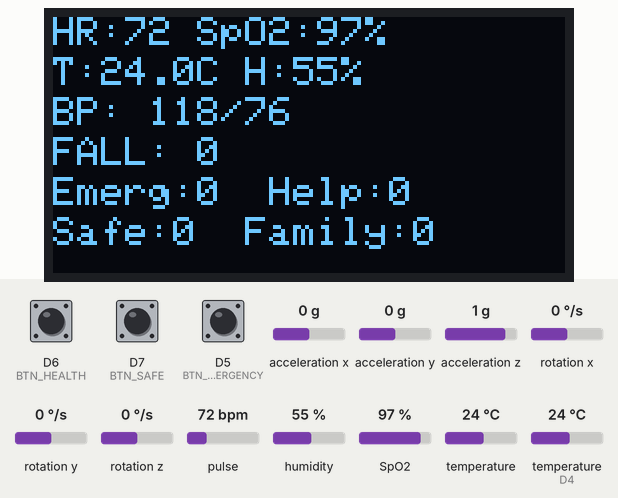
Simulated run of this sketch. Board: ESP8266 (NodeMCU). On the bench: 128×64 one-colour display. The test bench sets the inputs (shaded band); at power-on: pulse 72 bpm, humidity 55 %, D6 (BTN_HEALTH) HIGH, D7 (BTN_SAFE) HIGH, D5 (BTN_EMERGENCY) HIGH, acceleration x 0 g, acceleration y 0 g, acceleration z 1 g, rotation x 0 °/s, rotation y 0 °/s, rotation z 0 °/s, SpO2 97 %, temperature 24 °C, temperature (sensor on D4) 24 °C. WiFi joins after 1.5 s; servers stay silent unless stated; what the sketch prints to the serial monitor is not drawn.

Above: at 4.7 s.
4.8 s: pulse set to 100 bpm
At 7.6 s:
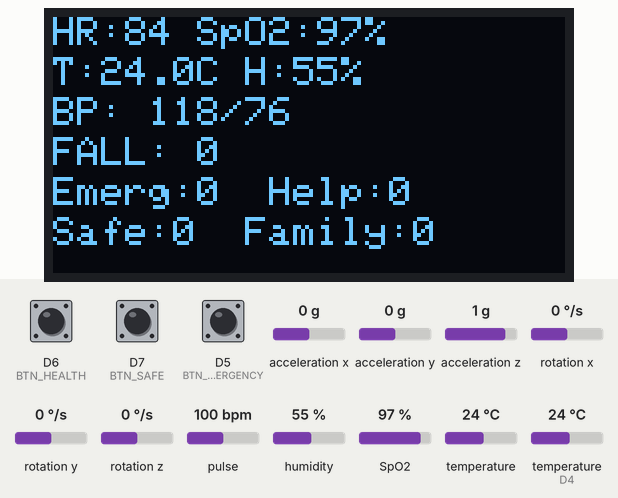
10.8 s: humidity set to 22 %
At 13.6 s:
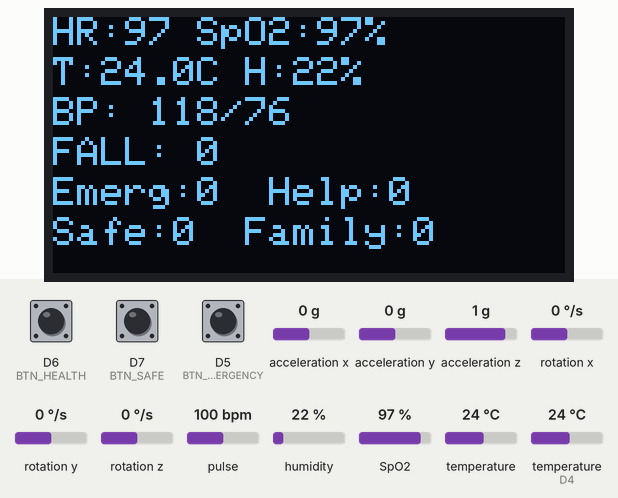
14.1 s: pulse set to 70 bpm
At 15.8 s:
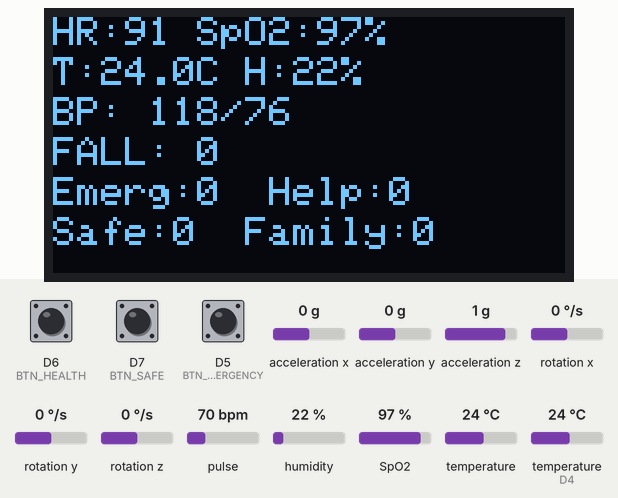
16.1 s: D6 (BTN_HEALTH) pulled LOW for 1 s
At 17.1 s:
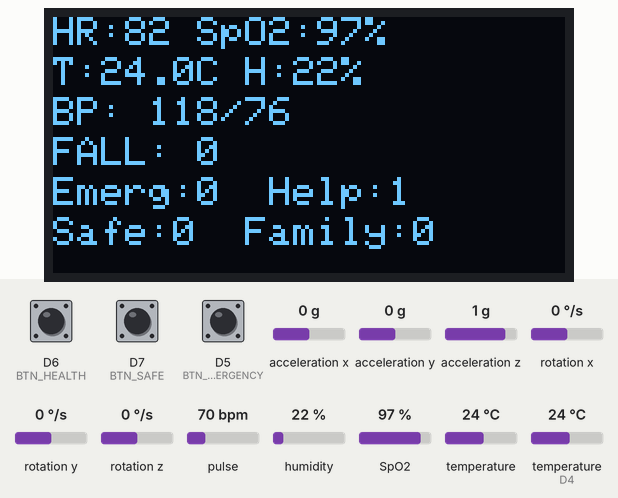
18.6 s: D7 (BTN_SAFE) pulled LOW for 1 s
At 19.6 s:
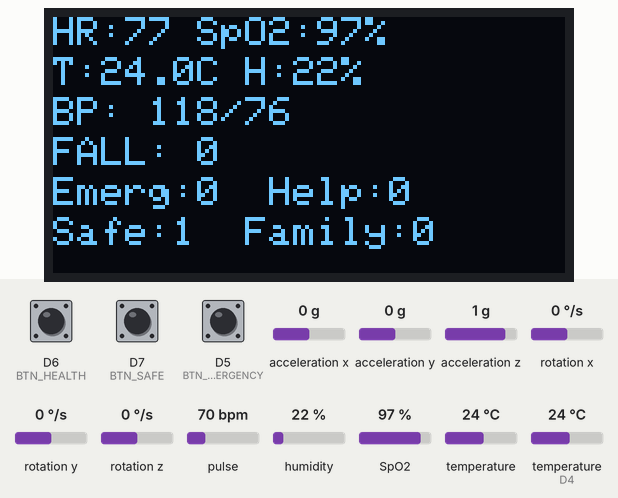
21.7 s: D5 (BTN_EMERGENCY) pulled LOW for 1 s
At 22.6 s:
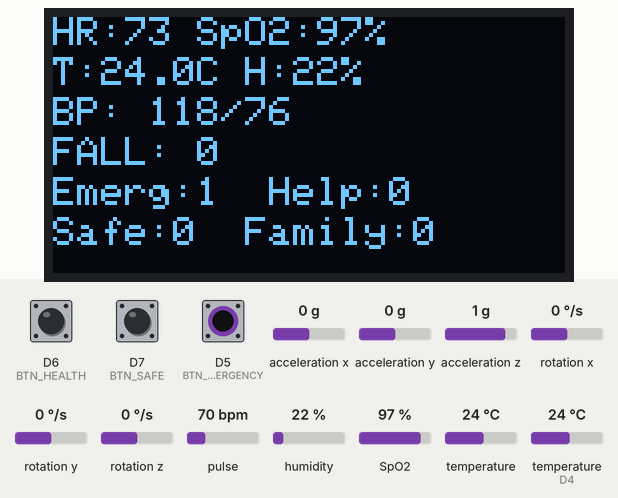
Timing chart, 0 to 24.7 s (numbered marks = the images above; inputs shaded):
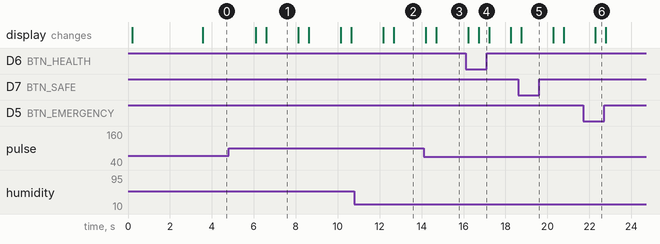

The sketch:

ESP8266_B_TX.ino
```cpp
// ---------- File: esp8266_b_oled_fields_client_final.ino  (ESP8266_B)
// Role: Sensors + OLED + TCP client (NO Firebase).
// Sends ONLY the fields shown on the OLED every 5 s to ESP8266_A (192.168.4.1:5000).
// HR is constrained to [60..110]. If finger not detected or value invalid/out-of-range,
// it keeps sending the previous good values (defaults: HR=75, SpO2=97, BP=118/76).
// Serial Monitor: 115200 baud

// --- Fix Arduino auto-prototype issue (must be before any prototypes Arduino may inject) ---
struct Debounce;
static void deb_update(Debounce &d);

// ---------------------- Includes ----------------------
#include <Arduino.h>
#include <ESP8266WiFi.h>
#include <Wire.h>
#include <Adafruit_GFX.h>
#include <Adafruit_SSD1306.h>
#include <Adafruit_Sensor.h>
#include <Adafruit_MPU6050.h>
#include <DHT.h>

// Silence I2C_BUFFER_LENGTH redefinition warning from SparkFun MAX30105
#ifdef I2C_BUFFER_LENGTH
#undef I2C_BUFFER_LENGTH
#endif
#include <MAX30105.h>
#include "spo2_algorithm.h"

#include <math.h>

// ---------------------- Wi-Fi / TCP ----------------------
static const char* STA_SSID = "ESP_A_AP";     // <--- match ESP8266_A
static const char* STA_PASS = "12345678";     // <--- match ESP8266_A (>=8 chars)
static const char* HOST     = "192.168.4.1";
static const uint16_t PORT  = 5000;

WiFiClient tcp;
uint32_t t_net = 0;
const uint32_t NET_MS = 5000;

void connectWiFi() {
  WiFi.persistent(false);
  WiFi.mode(WIFI_STA);
  WiFi.setSleep(false);
  WiFi.begin(STA_SSID, STA_PASS);
  Serial.print("[NET] Connecting");
  while (WiFi.status() != WL_CONNECTED) { Serial.print("."); delay(400); }
  Serial.printf("\n[NET] WiFi OK, IP: %s\n", WiFi.localIP().toString().c_str());
}
bool connectTCP() {
  Serial.printf("[NET] TCP %s:%u\n", HOST, PORT);
  if (tcp.connect(HOST, PORT)) { tcp.setNoDelay(true); Serial.println("[NET] TCP connected"); return true; }
  Serial.println("[NET] TCP connect FAILED"); return false;
}

// ---------------------- OLED ----------------------
#define OLED_ADDR 0x3C
#define OLED_SDA  D2
#define OLED_SCL  D1
#define OLED_RST  -1
#define OLED_W    128
#define OLED_H    64
Adafruit_SSD1306 oled(OLED_W, OLED_H, &Wire, OLED_RST);

// ---------------------- DHT11 ----------------------
#define DHTPIN  D4
#define DHTTYPE DHT11
DHT dht(DHTPIN, DHTTYPE);

// ---------------------- MAX3010x ----------------------
MAX30105 mx;
bool mx_ok = false;
#define BUF_LEN 100
static uint32_t irBuf[BUF_LEN], redBuf[BUF_LEN];
static int bufPos = 0;
int32_t spo2_alg = 0, heart_alg = 0;
int8_t  spo2_valid = 0, hr_valid = 0;
float   hr_ema = NAN, spo2_ema = NAN;
float   last_hr = NAN, last_spo2 = NAN;
bool    finger_ok = false;

// Finger detect tuned for your logs (DC ~27k, AC 600–3000)
const uint32_t FINGER_DC_MIN = 15000;
const uint32_t FINGER_AC_MIN = 300;
const float    HR_EMA_A = 0.25f;
const float    SPO2_EMA_A = 0.20f;

// ---------------------- MPU6050 ----------------------
Adafruit_MPU6050 mpu;
bool mpu_ok = false;

const float G = 9.80665f;
const float IMPACT_G        = 2.5f;
const float TILT_DEG        = 60.0f;
const uint32_t IMPACT_WIN_MS= 700;
const uint32_t FALL_LATCH_MS= 5000;

enum FallState { IDLE, IMPACT_SEEN };
FallState fall_state = IDLE;
uint32_t  impact_t0 = 0;
bool      fall_latched = false;
uint32_t  fall_latch_until = 0;

// ---------------------- Buttons ----------------------
// NOTE: D3 (GPIO0) is a strap pin; don't hold it LOW during reset.
#define BTN_EMERGENCY   D5   // GPIO14
#define BTN_HEALTH      D6   // GPIO12
#define BTN_SAFE        D7   // GPIO13
#define BTN_FAMILY      D3   // GPIO0

struct Debounce {
  uint8_t pin; uint32_t lastMs; bool state; bool lastRaw;
};
Debounce db_emg{BTN_EMERGENCY,0,false,true};
Debounce db_hlp{BTN_HEALTH,   0,false,true};
Debounce db_safe{BTN_SAFE,    0,false,true};
Debounce db_fam{BTN_FAMILY,   0,false,true};

const uint16_t DB_MS = 25;

// ---------------------- Timers ----------------------
uint32_t t_disp = 0, t_algo = 0, t_log = 0;
const uint32_t DISP_MS = 500;
const uint32_t ALGO_MS = 1000;
const uint32_t LOG_MS  = 1000;

// ---------------------- OLED mirrored values (what we display & send) ----------------------
int   oled_hr   = 0;
int   oled_spo2 = 0;
float oled_temp = NAN;
float oled_hum  = NAN;
int   oled_bp_sys = 118, oled_bp_dia = 76;  // start with defaults
int   oled_fall = 0;
int   oled_btn_emg = 0, oled_btn_hlp = 0, oled_btn_safe = 0, oled_btn_fam = 0;

// ---- HR/SpO2 range & "previous good" logic ----
const int HR_MIN = 60;
const int HR_MAX = 110;
const uint32_t HOLD_MS = 3000;            // keep last good for brief dropouts

static uint32_t last_ok_ms = 0;
static float    last_ok_hr = NAN, last_ok_spo2 = NAN;

static int      hr_last_good_display = 75; // default until first valid
static bool     hr_have_good = false;

static int      spo2_last_good_display = 97; // default until first valid
static bool     spo2_have_good = false;

static int      bp_sys_last_good = 118;
static int      bp_dia_last_good = 76;
static bool     bp_have_good     = true;     // have defaults

// ---------------------- Helpers ----------------------
inline bool  validf(float x){ return !isnan(x) && x>0; }
inline float ema(float prev,float s,float a){ return validf(prev)?(a*s+(1-a)*prev):s; }

static void compute_dc_ac(const uint32_t *x,int n,uint32_t &dc,uint32_t &pp){
  uint64_t sum=0; uint32_t xmin=UINT32_MAX,xmax=0;
  for(int i=0;i<n;++i){ uint32_t v=x[i]; sum+=v; if(v<xmin)xmin=v; if(v>xmax)xmax=v; }
  dc=(uint32_t)(sum/(uint64_t)n); pp=(xmax>xmin)?(xmax-xmin):0;
}
static void read_mpu(float &gmag,float &pitch_deg,float &roll_deg){
  sensors_event_t a,g,temp; mpu.getEvent(&a,&g,&temp);
  float ax=a.acceleration.x, ay=a.acceleration.y, az=a.acceleration.z;
  float am=sqrtf(ax*ax+ay*ay+az*az); gmag=am/G;
  pitch_deg=atan2f(ax, sqrtf(ay*ay+az*az))*180.0f/PI;
  roll_deg =atan2f(ay, az)*180.0f/PI;
}
static void deb_update(Debounce &d){
  bool raw=(digitalRead(d.pin)==LOW); uint32_t now=millis();
  if(raw!=d.lastRaw){ d.lastMs=now; d.lastRaw=raw; }
  if((now-d.lastMs)>=DB_MS) d.state=raw;
}
static void estimate_bp(int hr,int spo2,int &sys,int &dia){
  float s=118.0f,d=76.0f;
  if(hr>0){ if(hr>100){ s+=6; d+=3; } else if(hr<55){ s-=5; d-=3; } }
  if(spo2>0){ if(spo2<93){ s+=6; d+=3; } else if(spo2>98){ s-=3; } }
  s=constrain(s,90.0f,150.0f); d=constrain(d,55.0f,100.0f);
  sys=(int)(s+0.5f); dia=(int)(d+0.5f);
}

// ---------------------- Setup ----------------------
void setup() {
  Serial.begin(115200); delay(150);

  Wire.begin(OLED_SDA, OLED_SCL);
  Wire.setClock(400000);

  // OLED
  if(!oled.begin(SSD1306_SWITCHCAPVCC, OLED_ADDR)){ Serial.println(F("SSD1306 fail")); for(;;); }
  oled.clearDisplay(); oled.setTextSize(1); oled.setTextColor(SSD1306_WHITE);
  oled.setCursor(0,0); oled.println("Wearable init..."); oled.display();

  // Wi-Fi / TCP
  connectWiFi();
  connectTCP();

  // DHT
  dht.begin();

  // MAX3010x
  mx_ok = mx.begin(Wire, 400000);
  if(!mx_ok){ Serial.println("MAX3010x not found."); }
  else{
    // setup(ledBrightness, sampleAverage, ledMode, sampleRate, pulseWidth, adcRange)
    mx.setup(0 /*unused here*/, 8 /*avg*/, 2 /*red+IR*/, 100 /*Hz*/, 411 /*us*/, 16384 /*range*/);
    mx.setPulseAmplitudeIR(0x24);   // modest currents to avoid clipping
    mx.setPulseAmplitudeRed(0x1F);

    // prefill FIFO window
    int filled=0; uint32_t t0=millis();
    while(filled<BUF_LEN && (millis()-t0)<1500){
      mx.check();
      while(mx.available() && filled<BUF_LEN){
        redBuf[filled]=mx.getFIFORed();
        irBuf[filled] =mx.getFIFOIR();
        mx.nextSample(); filled++;
      }
      delay(2); yield();
    }
  }

  // MPU6050
  mpu_ok = mpu.begin();
  if(!mpu_ok){ Serial.println("MPU6050 not found."); }
  else{
    mpu.setAccelerometerRange(MPU6050_RANGE_8_G);
    mpu.setGyroRange(MPU6050_RANGE_500_DEG);
    mpu.setFilterBandwidth(MPU6050_BAND_21_HZ);
  }

  // Buttons
  pinMode(BTN_EMERGENCY, INPUT_PULLUP);
  pinMode(BTN_HEALTH,    INPUT_PULLUP);
  pinMode(BTN_SAFE,      INPUT_PULLUP);
  pinMode(BTN_FAMILY,    INPUT_PULLUP);

  // CSV header (local)
  Serial.println("t_ms,HR,SpO2,TempC,Hum,IR_mean,IR_pp,Finger,Fall,g,Pitch,Roll,HR_valid,SpO2_valid,EMG,HELP,SAFE,FAM");
}

// ---------------------- Loop ----------------------
void loop() {
  const uint32_t now = millis();

  // Buttons
  deb_update(db_emg); deb_update(db_hlp); deb_update(db_safe); deb_update(db_fam);

  // MAX3010x
  static bool last_finger_state = false;
  if(mx_ok){
    mx.check();
    while(mx.available()){
      redBuf[bufPos]=mx.getFIFORed();
      irBuf[bufPos] =mx.getFIFOIR();
      bufPos=(bufPos+1)%BUF_LEN;
      mx.nextSample();
    }
    if(now - t_algo >= ALGO_MS){
      uint32_t irTmp[BUF_LEN], redTmp[BUF_LEN];
      for(int i=0;i<BUF_LEN;i++){ int idx=(bufPos+i)%BUF_LEN; irTmp[i]=irBuf[idx]; redTmp[i]=redBuf[idx]; }
      uint32_t dc=0, pp=0; compute_dc_ac(irTmp, BUF_LEN, dc, pp);

      // finger presence (with saturation guard)
      finger_ok = (dc >= FINGER_DC_MIN && dc <= 260000 && pp >= FINGER_AC_MIN);
      if (finger_ok != last_finger_state) {
        Serial.printf("[FINGER] %s (dc=%lu pp=%lu)\n", finger_ok ? "PRESENT" : "ABSENT",
                      (unsigned long)dc, (unsigned long)pp);
        last_finger_state = finger_ok;
      }

      maxim_heart_rate_and_oxygen_saturation(irTmp, BUF_LEN, redTmp,
                                             &spo2_alg, &spo2_valid,
                                             &heart_alg, &hr_valid);

      // Accept new data if finger present OR algo reports valid
      bool present = finger_ok || hr_valid || spo2_valid;

      if (present && hr_valid && heart_alg > 0) {
        hr_ema  = ema(hr_ema, (float)heart_alg, HR_EMA_A);
        last_hr = hr_ema;
        last_ok_hr = last_hr;
        last_ok_ms = now;
      }
      if (present && spo2_valid && spo2_alg > 0) {
        spo2_ema  = ema(spo2_ema, (float)spo2_alg, SPO2_EMA_A);
        last_spo2 = spo2_ema;
        last_ok_spo2 = last_spo2;
        last_ok_ms = now;
      }

      t_algo = now;
    }
  }

  // DHT11
  float humidity = dht.readHumidity();
  float temperature = dht.readTemperature();

  // MPU6050 + simple fall detect
  float gmag=NAN, pitch=NAN, roll=NAN;
  if(mpu_ok){
    read_mpu(gmag,pitch,roll);
    switch(fall_state){
      case IDLE: if(gmag>IMPACT_G){ fall_state=IMPACT_SEEN; impact_t0=now; } break;
      case IMPACT_SEEN:
        if(now - impact_t0 <= IMPACT_WIN_MS){
          if(fabsf(pitch)>=TILT_DEG || fabsf(roll)>=TILT_DEG){
            fall_latched=true; fall_latch_until=now+FALL_LATCH_MS; fall_state=IDLE;
          }
        } else { fall_state=IDLE; }
        break;
    }
    if(fall_latched && now>=fall_latch_until) fall_latched=false;
  }

  // ---- Compute OLED fields (HR constrained to 60..110; SpO2 & BP hold previous when no finger) ----
  // HR with short hold
  int hr_calc = validf(last_hr) ? (int)(last_hr + 0.5f)
            : (!isnan(last_ok_hr) && (now - last_ok_ms) < HOLD_MS ? (int)(last_ok_hr + 0.5f) : 0);

  int hr_final;
  if (finger_ok && hr_calc >= HR_MIN && hr_calc <= HR_MAX) {
    hr_final = hr_calc;
    hr_last_good_display = hr_final;
    hr_have_good = true;
  } else {
    hr_final = hr_have_good ? hr_last_good_display : 75;
  }
  oled_hr = constrain(hr_final, HR_MIN, HR_MAX);

  // SpO2 with short hold and previous-good fallback
  int s2_calc = validf(last_spo2) ? (int)(last_spo2 + 0.5f)
            : (!isnan(last_ok_spo2) && (now - last_ok_ms) < HOLD_MS ? (int)(last_ok_spo2 + 0.5f) : 0);

  int spo2_final;
  if (finger_ok && s2_calc > 0) {
    spo2_final = s2_calc;
    spo2_last_good_display = spo2_final;
    spo2_have_good = true;
  } else {
    spo2_final = spo2_have_good ? spo2_last_good_display : 97;
  }
  oled_spo2 = constrain(spo2_final, 85, 100);

  // Temp/Hum
  oled_temp = temperature;
  oled_hum  = humidity;

  // BP: update only when we accepted a new HR & SpO2; else keep previous/default
  if (finger_ok && oled_hr > 0 && oled_spo2 > 0) {
    estimate_bp(oled_hr, oled_spo2, oled_bp_sys, oled_bp_dia);
    bp_sys_last_good = oled_bp_sys;
    bp_dia_last_good = oled_bp_dia;
    bp_have_good = true;
  } else {
    if (bp_have_good) {
      oled_bp_sys = bp_sys_last_good;
      oled_bp_dia = bp_dia_last_good;
    } else {
      oled_bp_sys = 118; oled_bp_dia = 76;
    }
  }

  oled_fall = fall_latched ? 1 : 0;
  oled_btn_emg  = db_emg.state  ? 1 : 0;
  oled_btn_hlp  = db_hlp.state  ? 1 : 0;
  oled_btn_safe = db_safe.state ? 1 : 0;
  oled_btn_fam  = db_fam.state  ? 1 : 0;

  // OLED render
  if(now - t_disp >= DISP_MS){
    oled.clearDisplay(); oled.setTextSize(1); oled.setTextColor(SSD1306_WHITE);

    oled.setCursor(0,0);
    oled.print("HR:");   if(oled_hr)  { oled.print(oled_hr);  oled.print(" "); } else oled.print("-- ");
    oled.print("SpO2:"); if(oled_spo2){ oled.print(oled_spo2); oled.print("%"); } else oled.print("--");

    oled.setCursor(0,10);
    if(!isnan(oled_temp) && !isnan(oled_hum)){
      oled.print("T:"); oled.print(oled_temp,1); oled.print("C H:"); oled.print((int)oled_hum); oled.print("%");
    } else { oled.print("DHT: NA"); }

    oled.setCursor(0,20);
    if(oled_bp_sys>0){ oled.print("BP: "); oled.print(oled_bp_sys); oled.print("/"); oled.print(oled_bp_dia); }
    else              { oled.print("BP: --/--"); }

    oled.setCursor(0,30); oled.print("FALL: "); oled.print(oled_fall);

    oled.setCursor(0,40); oled.print("Emerg:"); oled.print(oled_btn_emg);  oled.print("  Help:");  oled.print(oled_btn_hlp);
    oled.setCursor(0,50); oled.print("Safe:");  oled.print(oled_btn_safe); oled.print("  Family:");oled.print(oled_btn_fam);

    oled.display();
    t_disp = now;
  }

  // Local CSV log (1 Hz) — useful for debugging
  if(now - t_log >= LOG_MS){
    uint32_t dc=0,pp=0;
    if(mx_ok){ uint32_t irTmp[BUF_LEN]; for(int i=0;i<BUF_LEN;i++){ int idx=(bufPos+i)%BUF_LEN; irTmp[i]=irBuf[idx]; } compute_dc_ac(irTmp,BUF_LEN,dc,pp); }
    Serial.print(now); Serial.print(",");
    Serial.print(oled_hr); Serial.print(",");
    Serial.print(oled_spo2); Serial.print(",");
    Serial.print(isnan(oled_temp)?NAN:oled_temp); Serial.print(",");
    Serial.print(isnan(oled_hum)?NAN:oled_hum); Serial.print(",");
    Serial.print(dc); Serial.print(",");
    Serial.print(pp); Serial.print(",");
    Serial.print(finger_ok?1:0); Serial.print(",");
    Serial.print(oled_fall); Serial.print(",");
    Serial.print(isnan(gmag)?NAN:gmag); Serial.print(",");
    Serial.print(isnan(pitch)?NAN:pitch); Serial.print(",");
    Serial.print(isnan(roll)?NAN:roll); Serial.print(",");
    Serial.print((int)hr_valid); Serial.print(",");
    Serial.print((int)spo2_valid); Serial.print(",");
    Serial.print(oled_btn_emg);  Serial.print(",");
    Serial.print(oled_btn_hlp);  Serial.print(",");
    Serial.print(oled_btn_safe); Serial.print(",");
    Serial.println(oled_btn_fam);
    t_log = now;
  }

  // ---- Network send (5 s) ----  [OLED fields only; values already with hold/fallbacks]
  if (WiFi.status() != WL_CONNECTED) { connectWiFi(); }
  if (!tcp.connected()) { tcp.stop(); delay(300); connectTCP(); }

  if (tcp.connected() && (now - t_net >= NET_MS)) {
    t_net = now;

    auto printFloatOrNull = [&](float f, const char* key){
      if (isnan(f)) tcp.printf("\"%s\":null,", key);
      else          tcp.printf("\"%s\":%.2f,", key, f);
    };

    tcp.print("{");
    tcp.printf("\"ts\":%lu,", (unsigned long)now);
    tcp.printf("\"hr\":%d,",   oled_hr);          // in [60..110], previous-good if needed
    tcp.printf("\"spo2\":%d,", oled_spo2);        // previous-good if needed
    printFloatOrNull(oled_temp, "temp");
    printFloatOrNull(oled_hum,  "hum");
    tcp.printf("\"bp_sys\":%d,\"bp_dia\":%d,", oled_bp_sys, oled_bp_dia); // always set from estimate or previous/default
    tcp.printf("\"fall\":%d,",  oled_fall);
    tcp.printf("\"btn\":{\"emg\":%d,\"hlp\":%d,\"safe\":%d,\"fam\":%d}", oled_btn_emg, oled_btn_hlp, oled_btn_safe, oled_btn_fam);
    tcp.print("}\n");

    Serial.println("[NET] TX JSON (OLED fields; holds & bounds)");
  }

  // Optional: read ACK
  while (tcp.connected() && tcp.available()) {
    String ack = tcp.readStringUntil('\n'); ack.trim();
    if (ack.length()) Serial.printf("[NET] RX: %s\n", ack.c_str());
  }

  yield();
}
```

Measured:
- after the input at 4.8 s, the display: first changes after 1.3 s (image 1 shows a later state)
- after the input at 14.1 s, the display: first differs from a run without the input after 0.60 s (image 3)
- what the display in image 1 shows lasts 1.5 s, from 6.6 s to 8.1 s
